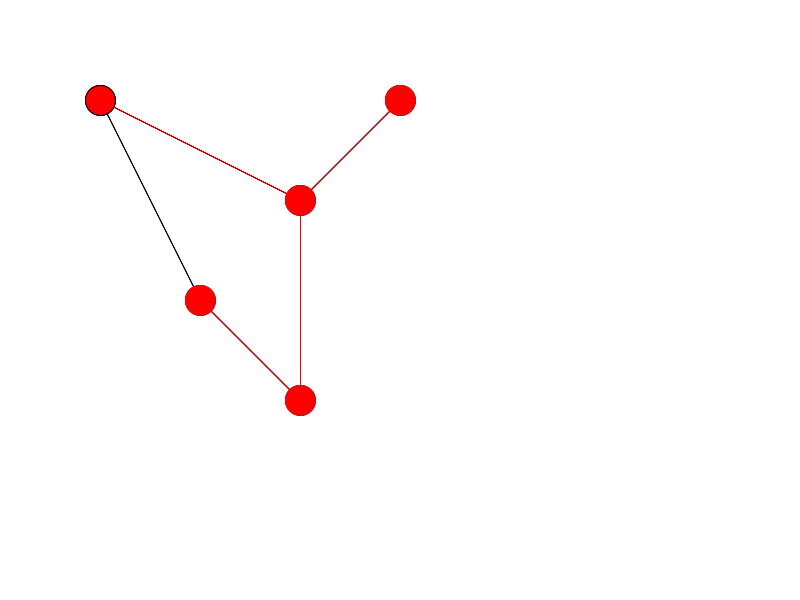
Frame 1 (no input)
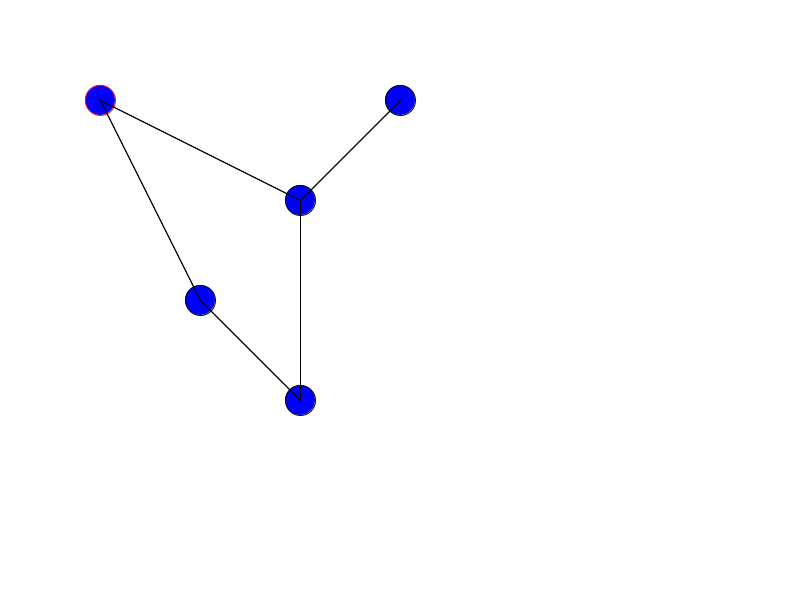
Frame 2 (the mouse pressed at the canvas centre, redrawn once)

The Processing sketch that drew these frames (run headless with seeded random() and noise(); the mouse was pressed at the canvas centre and the sketch redrawn once):

// Processing sketch: DFS
// ── DFS.pde
import java.util.Stack;
import java.util.*;
// Graph representation using an adjacency list
HashMap<Integer, ArrayList<Integer>> graph;
// To track visited nodes
boolean[] visited;
// Dimensions for drawing
int nodeSize = 30;
int[] nodeX, nodeY; // Positions of nodes

void setup() {
  size(800, 600);
  // Setup nodes and edges
  setupGraph();
  // Initialize visited array
  visited = new boolean[graph.size()];
  // Initialize positions for nodes for drawing
  setupPositions();
  frameRate(1); // Slow down the animation to 1 frame per second
}

void draw() {
  background(255);
  drawGraph();
  // Start DFS from node 0
  dfsAnimated(0);
  noLoop(); // Stops draw() from continuously executing
}

void dfsAnimated(int node) {
  if (visited[node]) return;
  visited[node] = true;
  
  // Highlight the current node
  fill(255, 0, 0);
  ellipse(nodeX[node], nodeY[node], nodeSize, nodeSize);
  
  for (int neighbor : graph.get(node)) {
    if (!visited[neighbor]) {
      // Draw line for the edge
      stroke(255, 0, 0);
      line(nodeX[node], nodeY[node], nodeX[neighbor], nodeY[neighbor]);
      delay(1000); // Wait for a second before continuing
      dfsAnimated(neighbor);
    }
  }
}

void setupGraph() {
  graph = new HashMap<Integer, ArrayList<Integer>>();
  // Example graph initialization
  graph.put(0, new ArrayList<Integer>(Arrays.asList(1, 2)));
  graph.put(1, new ArrayList<Integer>(Arrays.asList(0, 3, 4)));
  graph.put(2, new ArrayList<Integer>(Arrays.asList(0, 4)));
  graph.put(3, new ArrayList<Integer>(Arrays.asList(1)));
  graph.put(4, new ArrayList<Integer>(Arrays.asList(1, 2)));
}

void setupPositions() {
  nodeX = new int[graph.size()];
  nodeY = new int[graph.size()];
  // Arbitrary positions for nodes
  nodeX[0] = 100; nodeY[0] = 100;
  nodeX[1] = 300; nodeY[1] = 200;
  nodeX[2] = 200; nodeY[2] = 300;
  nodeX[3] = 400; nodeY[3] = 100;
  nodeX[4] = 300; nodeY[4] = 400;
}

void drawGraph() {
  for (int i = 0; i < graph.size(); i++) {
    fill(0, 0, 255);
    ellipse(nodeX[i], nodeY[i], nodeSize, nodeSize);
    for (int neighbor : graph.get(i)) {
      stroke(0);
      line(nodeX[i], nodeY[i], nodeX[neighbor], nodeY[neighbor]);
    }
  }
}
